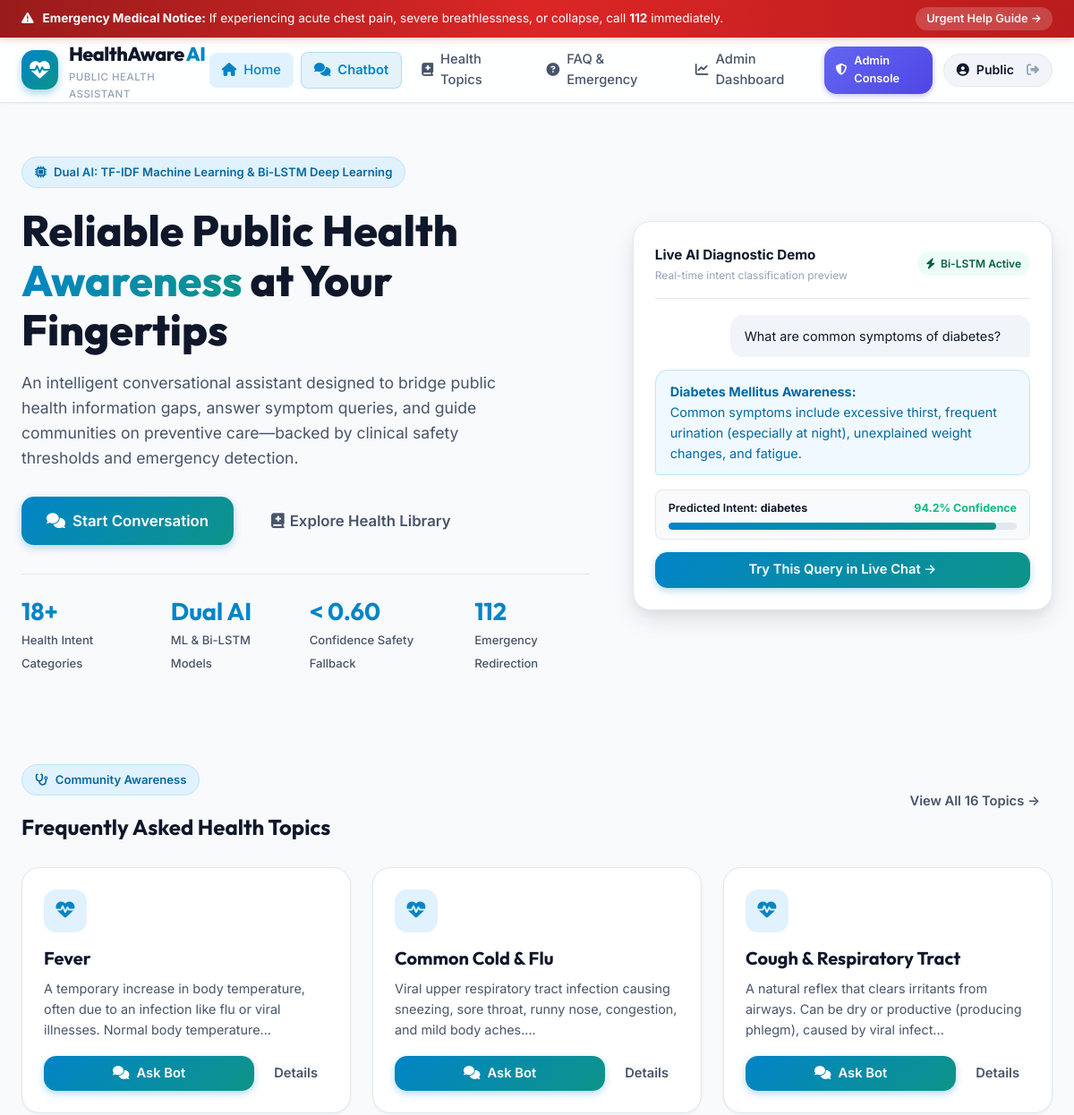
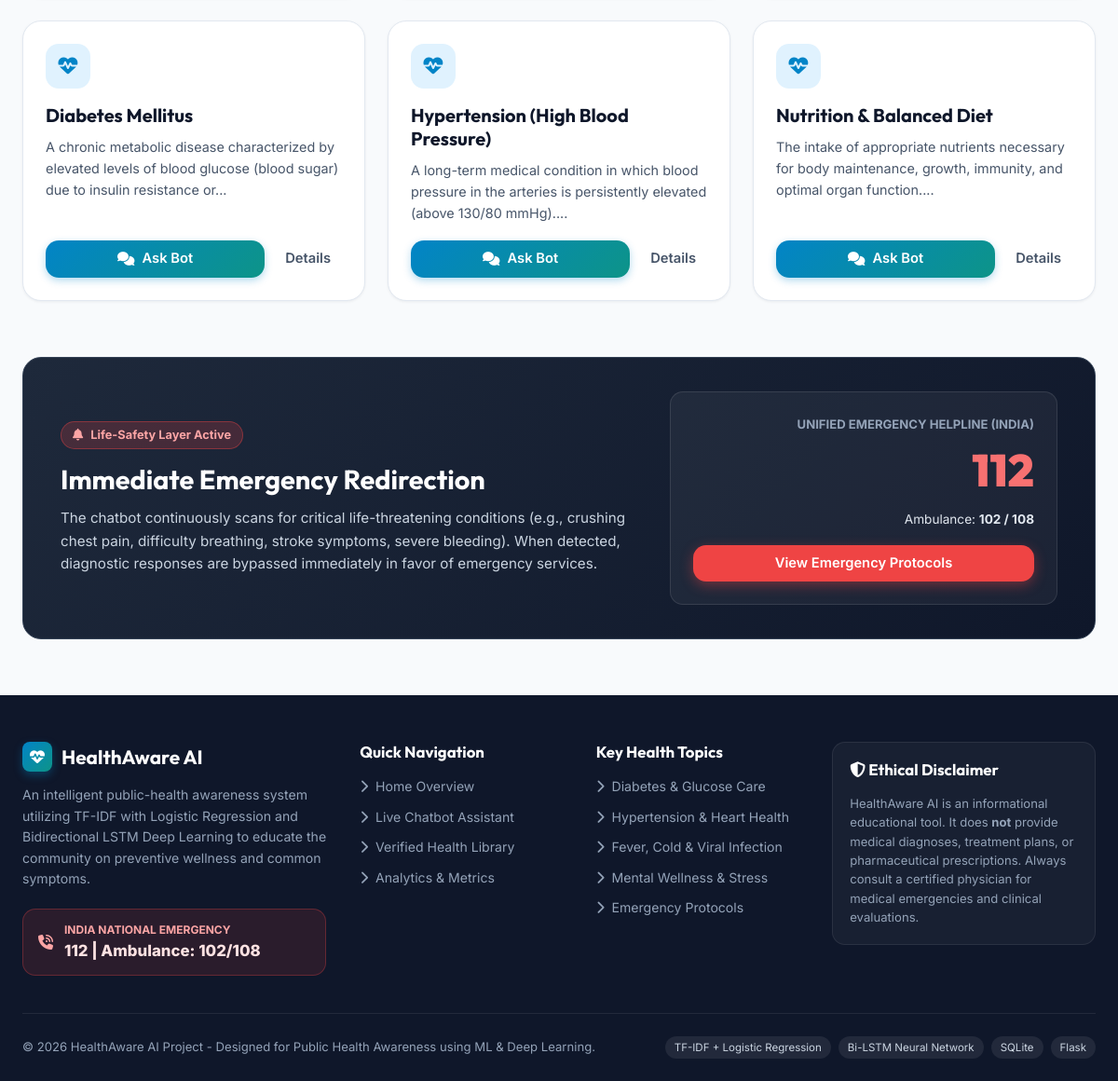
The page / (signed in) on the database its author committed (2 pictures, top to bottom).
### tables this page shows
CREATE TABLE health_topics (
            topic_id INTEGER PRIMARY KEY,
            topic_name TEXT NOT NULL,
            description TEXT NOT NULL,
            prevention TEXT NOT NULL,
            when_to_seek_help TEXT NOT NULL
        );

### app.py (the view)
@app.route("/")
def index():
    topics = get_all_health_topics()[:6]
    return render_template("index.html", featured_topics=topics)

### app.py (called while the page is built)
@app.context_processor
def inject_user():
    return dict(current_user=session.get("user"))

### database/database.py (called while the page is built)
def get_db_connection():
    os.makedirs(os.path.dirname(DB_PATH), exist_ok=True)
    conn = sqlite3.connect(DB_PATH)
    conn.row_factory = sqlite3.Row
    return conn

def get_all_health_topics():
    conn = get_db_connection()
    cursor = conn.cursor()
    cursor.execute("SELECT * FROM health_topics ORDER BY topic_id ASC")
    rows = cursor.fetchall()
    conn.close()
    return [dict(r) for r in rows]

### templates/index.html (shortened to what this page needs)
{% extends "base.html" %}
{% block content %}
<section class="hero-section">
    <div class="container hero-grid">
        <div class="hero-text-col">
            <div class="hero-badge-pill">
                <i class="fa-solid fa-microchip"></i>
                <span>Dual AI: TF-IDF Machine Learning & Bi-LSTM Deep Learning</span>
            </div>
            <h1 class="hero-title">
                Reliable Public Health <span class="hero-highlight">Awareness</span> at Your Fingertips
            </h1>
            <p class="hero-desc">
                An intelligent conversational assistant designed to bridge public health information gaps, answer symptom queries, and guide communities on preventive care—backed by clinical safety thresholds and emergency detection.
            </p>
            <div class="hero-cta-group">
                <a href="{{ url_for('chat') }}" class="btn-primary hero-btn-lg">
                    <i class="fa-solid fa-comments"></i> Start Conversation
                </a>
                <a href="{{ url_for('topics') }}" class="btn-ghost hero-btn-lg">
                    <i class="fa-solid fa-book-medical"></i> Explore Health Library
                </a>
            </div>
            <div class="hero-stats-row">
                <div class="hero-stat-item">
                    <h3>18+</h3>
                    <span>Health Intent Categories</span>
                </div>
                <div class="hero-stat-item">
                    <h3>Dual AI</h3>
                    <span>ML & Bi-LSTM Models</span>
                </div>
                <div class="hero-stat-item">
                    <h3>< 0.60</h3>
                    <span>Confidence Safety Fallback</span>
                </div>
                <div class="hero-stat-item">
                    <h3>112</h3>
                    <span>Emergency Redirection</span>
                </div>
            </div>
        </div>
        <div class="hero-card-preview">
            <div class="preview-header">
                <div>
                    <span style="font-weight: 700; font-size: 0.95rem;">Live AI Diagnostic Demo</span>
                    <div style="font-size: 0.75rem; color: var(--text-muted);">Real-time intent classification preview</div>
                </div>
                <span class="model-indicator"><i class="fa-solid fa-bolt"></i> Bi-LSTM Active</span>
            </div>
            <div class="preview-chat-bubble preview-user">
                What are common symptoms of diabetes?
            </div>
            <div class="preview-chat-bubble preview-bot">
                <strong>Diabetes Mellitus Awareness:</strong><br>
                Common symptoms include excessive thirst, frequent urination (especially at night), unexplained weight changes, and fatigue.
            </div>
            <div class="confidence-bar-wrapper">
                <div class="confidence-bar-header">
                    <span>Predicted Intent: <strong>diabetes</strong></span>
                    <span style="color: var(--success); font-weight: 700;">94.2% Confidence</span>
                </div>
                <div class="progress-track">
                    <div class="progress-fill" style="width: 94.2%;"></div>
                </div>
            </div>
            <div style="margin-top: 14px; text-align: center;">
                <a href="{{ url_for('chat') }}?q=What are common symptoms of diabetes?" class="btn-primary-sm" style="width: 100%; justify-content: center;">
                    Try This Query in Live Chat &rarr;
                </a>
            </div>
        </div>
    </div>
</section>
<section style="padding: 60px 0;">
    <div class="container">
        <div class="d-flex-between" style="margin-bottom: 30px;">
            <div>
                <span class="hero-badge-pill"><i class="fa-solid fa-stethoscope"></i> Community Awareness</span>
                <h2>Frequently Asked Health Topics</h2>
            </div>
            <a href="{{ url_for('topics') }}" class="btn-ghost">View All 16 Topics &rarr;</a>
        </div>
        <div style="display: grid; grid-template-columns: repeat(auto-fit, minmax(280px, 1fr)); gap: 24px;">
            {% for topic in featured_topics %}
            <div class="topic-card">
                <div class="topic-card-icon">
                    <i class="fa-solid fa-heart-pulse"></i>
                </div>
                <h3 class="topic-card-title">{{ topic.topic_name }}</h3>
                <p class="topic-card-desc">{{ topic.description[:120] }}...</p>
                <div class="topic-card-actions">
                    <a href="{{ url_for('chat') }}?q=What are key guidelines for {{ topic.topic_name }}?" class="btn-primary-sm" style="flex: 1; justify-content: center;">
                        <i class="fa-solid fa-comments"></i> Ask Bot
                    </a>
                    <a href="{{ url_for('topics') }}#topic-{{ topic.topic_id }}" class="btn-ghost" style="padding: 8px 12px;">
                        Details
                    </a>
                </div>
            </div>
            {% endfor %}
        </div>
    </div>
</section>
<section style="padding: 0 0 60px;">
    <div class="container">
        <div style="background: linear-gradient(135deg, #1e293b 0%, #0f172a 100%); border-radius: var(--radius-lg); padding: 36px 40px; color: white; border: 1px solid #334155; display: grid; grid-template-columns: 1.2fr 0.8fr; gap: 30px; align-items: center;">
            <div>
                <div style="display: inline-flex; align-items: center; gap: 8px; background: rgba(239, 68, 68, 0.2); border: 1px solid rgba(239, 68, 68, 0.4); color: #fca5a5; font-size: 0.8rem; font-weight: 700; padding: 4px 12px; border-radius: var(--radius-full); margin-bottom: 14px;">
                    <i class="fa-solid fa-bell pulse-anim"></i> Life-Safety Layer Active
                </div>
                <h3 style="font-size: 1.8rem; color: white; margin-bottom: 12px;">Immediate Emergency Redirection</h3>
                <p style="color: #cbd5e1; font-size: 0.95rem; line-height: 1.6;">
                    The chatbot continuously scans for critical life-threatening conditions (e.g., crushing chest pain, difficulty breathing, stroke symptoms, severe bleeding). When detected, diagnostic responses are bypassed immediately in favor of emergency services.
                </p>
            </div>
            <div style="text-align: right; background: rgba(255, 255, 255, 0.05); padding: 24px; border-radius: var(--radius-md); border: 1px solid rgba(255, 255, 255, 0.1);">
                <div style="font-size: 0.82rem; text-transform: uppercase; color: #94a3b8; font-weight: 700;">Unified Emergency Helpline (India)</div>
                <div style="font-size: 3rem; font-weight: 900; color: #f87171; font-family: 'Outfit', sans-serif;">112</div>
                <div style="font-size: 0.85rem; color: #e2e8f0; margin-top: 4px;">Ambulance: <strong>102 / 108</strong></div>
                <a href="{{ url_for('faq') }}#emergency" class="btn-primary" style="margin-top: 16px; background: var(--emergency); box-shadow: 0 4px 14px rgba(239, 68, 68, 0.4); width: 100%; justify-content: center;">
                    View Emergency Protocols
                </a>
            </div>
        </div>
    </div>
</section>
{% endblock %}

### rows shown on the page
health_topics: topic_name "Fever", description "A temporary increase in body temperature, often due to an infection like flu or viral illnesses. Normal body temperature"
health_topics: topic_name "Common Cold & Flu", description "Viral upper respiratory tract infection causing sneezing, sore throat, runny nose, congestion, and mild body aches."
health_topics: topic_name "Cough & Respiratory Tract", description "A natural reflex that clears irritants from airways. Can be dry or productive (producing phlegm), caused by viral infect"
health_topics: topic_name "Diabetes Mellitus", description "A chronic metabolic disease characterized by elevated levels of blood glucose (blood sugar) due to insulin resistance or"
health_topics: topic_name "Hypertension (High Blood Pressure)", description "A long-term medical condition in which blood pressure in the arteries is persistently elevated (above 130/80 mmHg)."
health_topics: topic_name "Nutrition & Balanced Diet", description "The intake of appropriate nutrients necessary for body maintenance, growth, immunity, and optimal organ function."

### other values the page prints
{{ current_user.name.split()[0] }} "Public"
